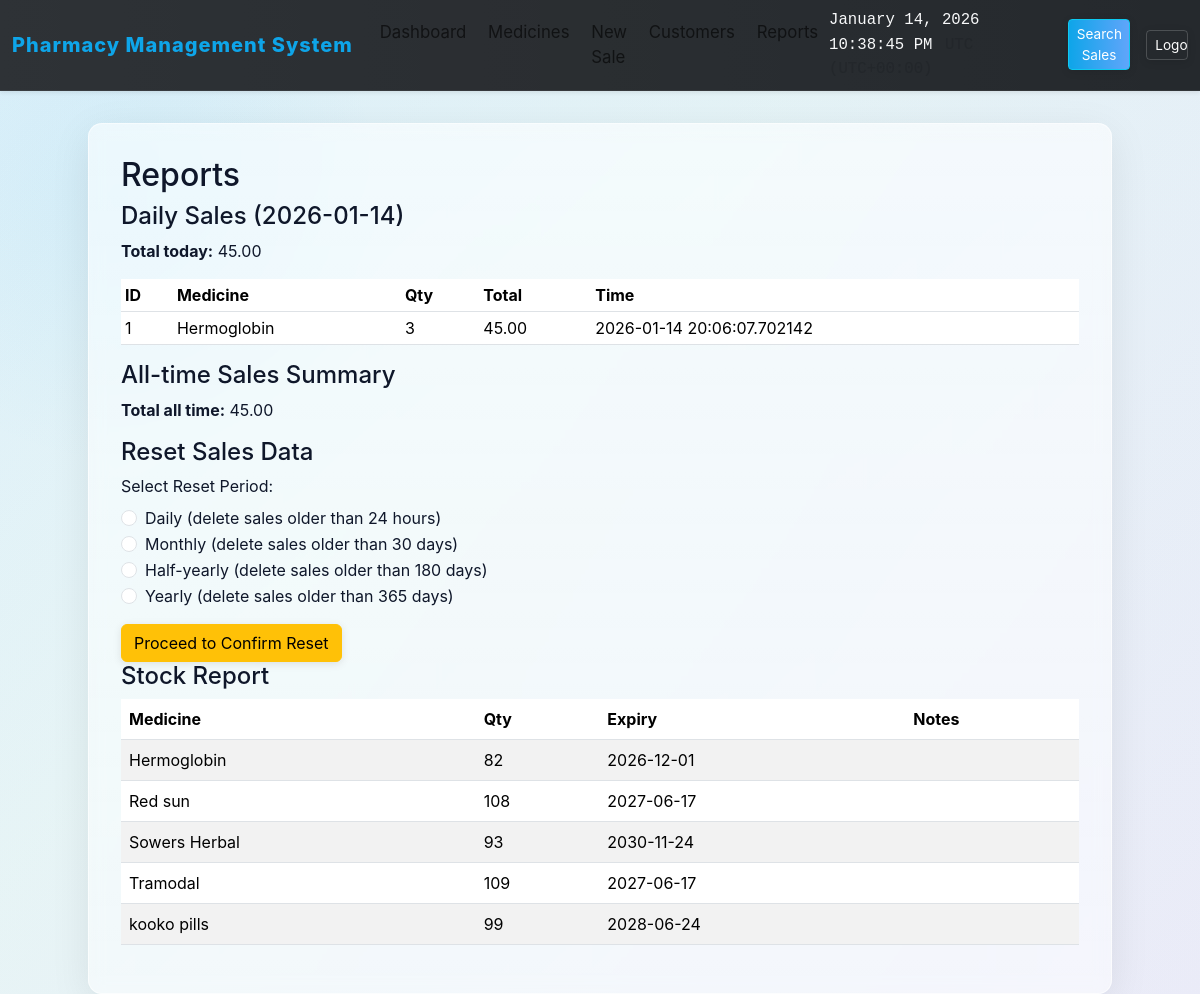
Before: /reports (signed in) with the older database file.
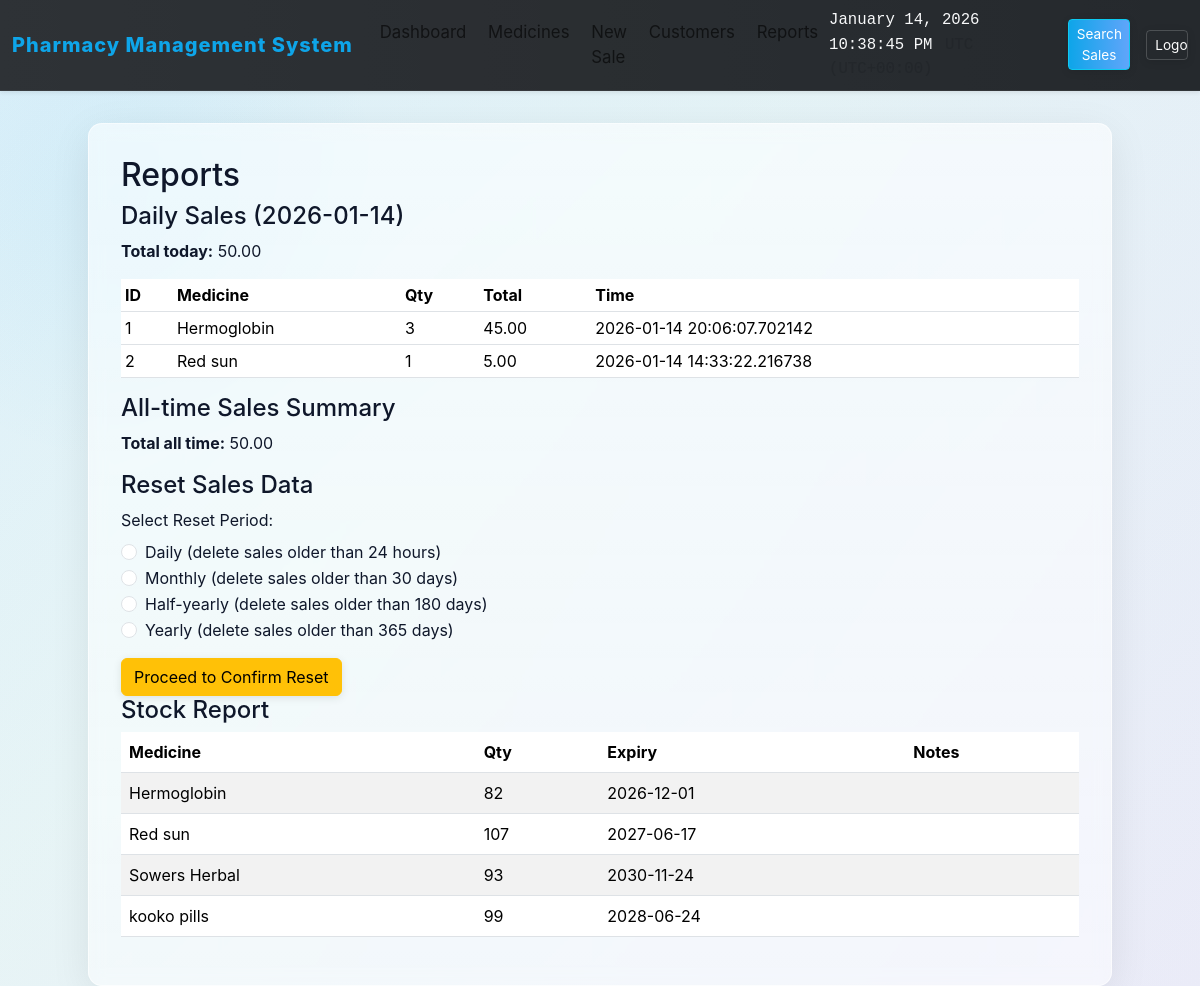
After: the same page with the newer database file.
### models.py (models this page shows, shortened)
class Sale(db.Model):
    id = db.Column(db.Integer, primary_key=True)
    medicine_id = db.Column(db.Integer, db.ForeignKey("medicine.id"), nullable=False)
    medicine = db.relationship("Medicine")
    quantity = db.Column(db.Integer, nullable=False)
    price_per_unit = db.Column(db.Float, nullable=False)
    total_price = db.Column(db.Float, nullable=False)
    timestamp = db.Column(db.DateTime, default=datetime.now)
    customer_id = db.Column(db.Integer, db.ForeignKey("customer.id"), nullable=True)
    customer = db.relationship("Customer")

class Medicine(db.Model):
    id = db.Column(db.Integer, primary_key=True)
    name = db.Column(db.String(120), nullable=False)
    brand = db.Column(db.String(120))
    price = db.Column(db.Float, nullable=False)
    quantity = db.Column(db.Integer, nullable=False, default=0)
    expiry_date = db.Column(db.Date, nullable=True)
    category = db.Column(db.String(80))
    description = db.Column(db.Text)
    def near_expiry(self, days=30, today=None):
        from datetime import date, timedelta
        today = today or date.today()
        if self.expiry_date is None:
            return False
        return today <= self.expiry_date <= (today + timedelta(days=days))

### app.py (the view)
    @app.route('/reports')
    @admin_required
    def reports():
        today = date.today()
        start = datetime(today.year, today.month, today.day)
        end = datetime(today.year, today.month, today.day, 23, 59, 59)
        daily_sales = Sale.query.filter(Sale.timestamp >= start, Sale.timestamp <= end).order_by(Sale.timestamp.desc()).all()
        total_daily = sum(s.total_price for s in daily_sales)
        all_sales = Sale.query.order_by(Sale.timestamp.desc()).all()
        total_all = sum(s.total_price for s in all_sales)
        medicines = Medicine.query.order_by(Medicine.name).all()
        return render_template('reports.html', daily_sales=daily_sales, total_daily=total_daily, total_all=total_all, medicines=medicines, today=today)

### templates/reports.html (shortened to what this page needs)
{% extends 'base.html' %}
{% block content %}
  <h2>Reports</h2>
  <h4>Daily Sales ({{today}})</h4>
  <p><strong>Total today:</strong> {{'%.2f'|format(total_daily)}}</p>
  <table class="table table-sm">
    <thead><tr><th>ID</th><th>Medicine</th><th>Qty</th><th>Total</th><th>Time</th></tr></thead>
    <tbody>
      {% for s in daily_sales %}
        <tr><td>{{s.id}}</td><td>{{s.medicine.name}}</td><td>{{s.quantity}}</td><td>{{'%.2f'|format(s.total_price)}}</td><td>{{s.timestamp}}</td></tr>
      {% endfor %}
    </tbody>
  </table>
  <h4>All-time Sales Summary</h4>
  <p><strong>Total all time:</strong> {{'%.2f'|format(total_all)}}</p>
  <h4>Reset Sales Data</h4>
  <form action="{{ url_for('reset_confirm') }}" method="post">
    <div class="mb-3">
      <label class="form-label">Select Reset Period:</label>
      <div class="form-check">
        <input class="form-check-input" type="radio" name="period" id="daily" value="daily" required>
        <label class="form-check-label" for="daily">
          Daily (delete sales older than 24 hours)
        </label>
      </div>
      <div class="form-check">
        <input class="form-check-input" type="radio" name="period" id="monthly" value="monthly">
        <label class="form-check-label" for="monthly">
          Monthly (delete sales older than 30 days)
        </label>
      </div>
      <div class="form-check">
        <input class="form-check-input" type="radio" name="period" id="half_yearly" value="half_yearly">
        <label class="form-check-label" for="half_yearly">
          Half-yearly (delete sales older than 180 days)
        </label>
      </div>
      <div class="form-check">
        <input class="form-check-input" type="radio" name="period" id="yearly" value="yearly">
        <label class="form-check-label" for="yearly">
          Yearly (delete sales older than 365 days)
        </label>
      </div>
    </div>
    <button type="submit" class="btn btn-warning">Proceed to Confirm Reset</button>
  </form>
  <h4>Stock Report</h4>
  <table class="table table-striped">
    <thead><tr><th>Medicine</th><th>Qty</th><th>Expiry</th><th>Notes</th></tr></thead>
    <tbody>
      {% for m in medicines %}
        <tr>
          <td>{{m.name}}</td>
          <td>{{m.quantity}}</td>
          <td>{{m.expiry_date or '—'}}</td>
          <td>
          </td>
        </tr>
      {% endfor %}
    </tbody>
  </table>
{% endblock %}

Changed rows visible on the page:
removed Medicine: name "Tramodal", quantity "109", expiry_date "2027-06-17"
added Sale: id "2", medicine.name "Red sun", quantity "1", total_price "5.00", timestamp "2026-01-14 14:33:22.216738"
changed Medicine "Red sun": quantity "108" → "107"
Other visible differences:
{{ '%.2f'|format(total_daily) }}: "45.00" → "50.00"
{{ '%.2f'|format(total_all) }}: "45.00" → "50.00"
